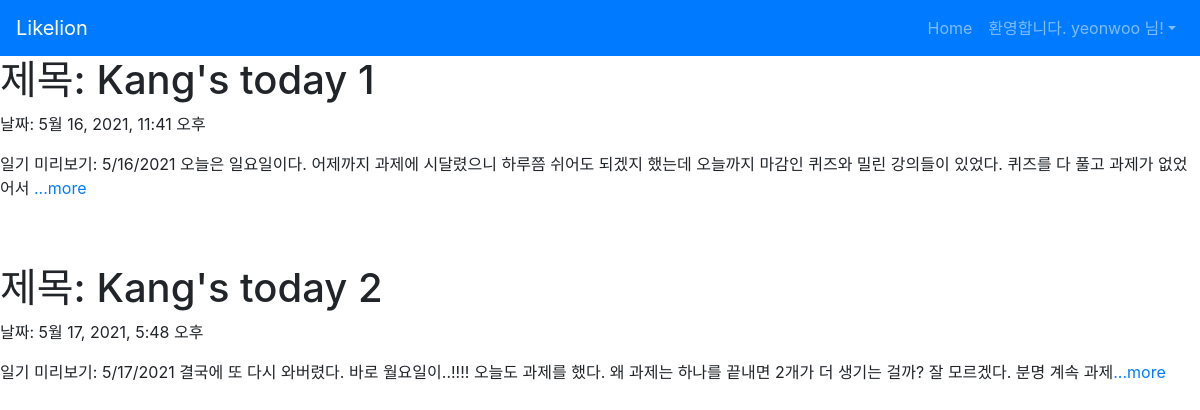
The app's page / (signed in) with its own data.
### diaryapp/models.py (models this page shows, shortened)
class Diary(models.Model):
    title = models.CharField(max_length=200)
    pub_date = models.DateTimeField('data published')
    body = models.TextField()
    def summary(self):
        return self.body[:100]

### diaryapp/views.py (the view)
# urls.py: 2. Add a URL to urlpatterns:  path('', views.home, name='home')
def home(request):
    diaries = Diary.objects
    return render(request, 'home.html', {'diaries' : diaries})

### diaryapp/templates/home.html (shortened to what this page needs)
{% extends 'base.html' %}
{% block content %}
{% for diary in diaries.all %}
    <h1>제목: {{diary.title}}</h1>
    <p>날짜: {{diary.pub_date}}</p>
    <p>일기 미리보기: {{diary.summary}}<a href="{%url 'detail' diary.id%}">...more</a></p>
{% endfor %}
{% endblock %}

### diaryproject/templates/base.html (shortened to what this page needs)
{% load bootstrap4 %}
{% bootstrap_css %}
<nav class="navbar navbar-expand-lg navbar-dark bg-primary">
    <a class="navbar-brand" href="{% url 'home' %}">Likelion</a>
    <div class="collapse navbar-collapse" id="navbarNav">
        <ul class="navbar-nav ml-auto">
            <li class="nav-item">
                <a class="nav-item nav-link" href="{% url 'home' %}">Home</span></a>
            </li>
            {% if user.is_authenticated %}
            <li class="nav-item dropdown">
                <a class="nav-link dropdown-toggle" id="navbarDropdown" role="button" data-toggle="dropdown"
                            aria-haspopup="true" aria-expanded="false">환영합니다. {{ user.username }} 님!</a>
            </li>
            {% endif %}
        </ul>
    </div>
</nav>
{% block content %}
{% endblock %}

### records on screen
Diary: title "Kang's today 1", pub_date "5월 16, 2021, 11:41 오후", summary "5/16/2021 오늘은 일요일이다. 어제까지 과제에 시달렸으니 하루쯤 쉬어도 되겠지 했는데 오늘까지 마감인 퀴즈와 밀린 강의들이 있었다. 퀴즈를 다 풀고 과제가 없었어서"
Diary: title "Kang's today 2", pub_date "5월 17, 2021, 5:48 오후", summary "5/17/2021 결국에 또 다시 와버렸다. 바로 월요일이..!!!! 오늘도 과제를 했다. 왜 과제는 하나를 끝내면 2개가 더 생기는 걸까? 잘 모르겠다. 분명 계속 과제"

### other values on screen
{{ user.username }} "yeonwoo"
